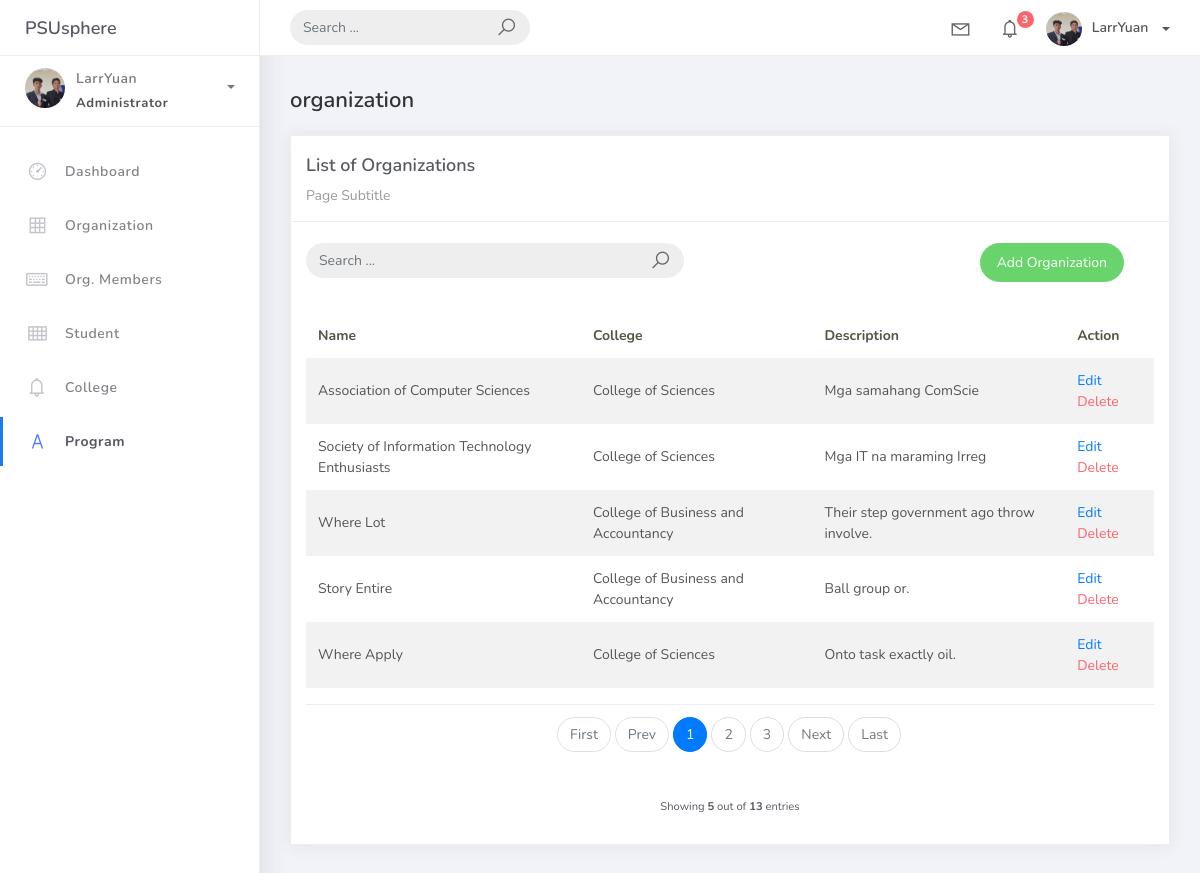
The app's page /organization_list, older data.
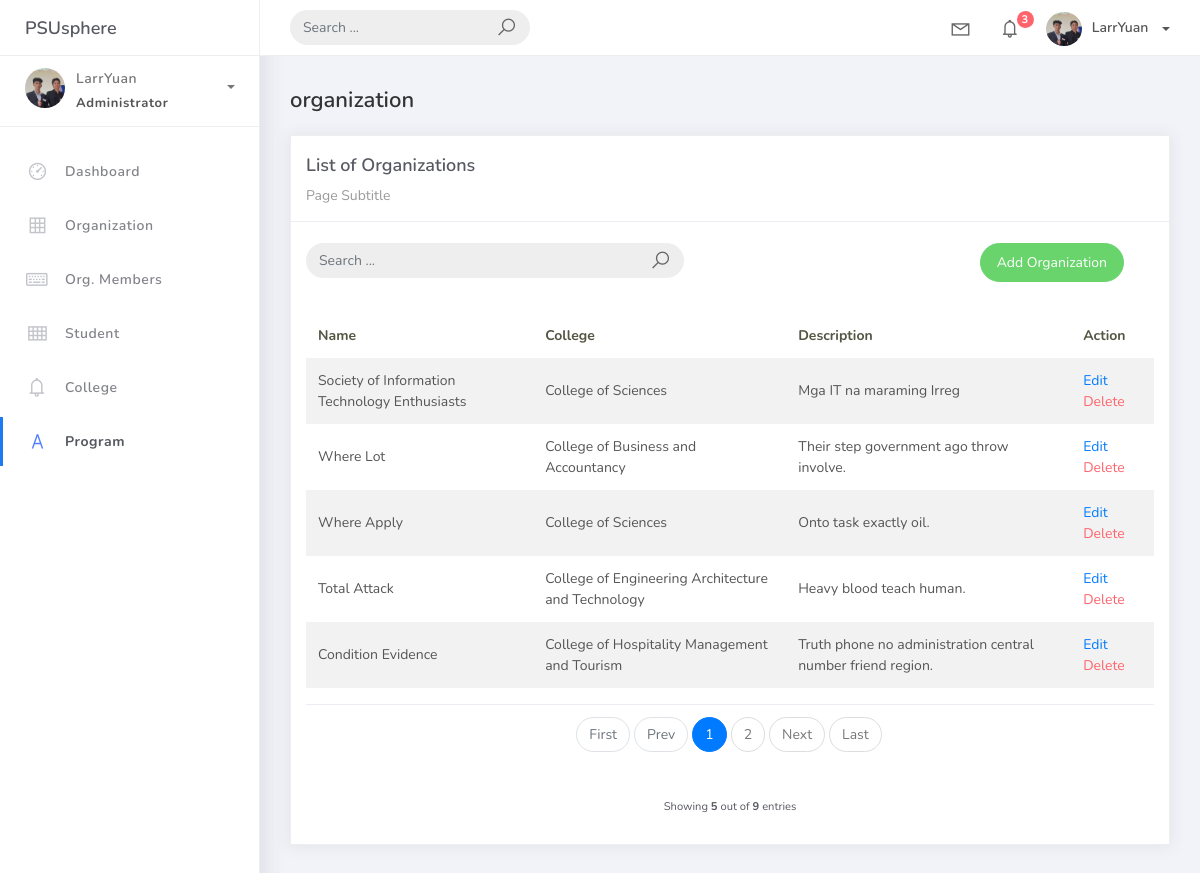
The same page, newer data.
### studentorg/models.py (models this page shows, shortened)
class BaseModel(models.Model):
    created_at = models.DateTimeField(auto_now_add=True, db_index=True)
    updated_at = models.DateTimeField(auto_now=True)
    class Meta:
        abstract = True

class Organization(BaseModel):
    name = models.CharField(max_length=250)
    college = models.ForeignKey(College, null=True, blank=True, on_delete=models.CASCADE)
    description = models.CharField(max_length=500)

class College(BaseModel):
    college_name = models.CharField(max_length=150)
    def __str__(self):
        return self.college_name

### studentorg/views.py (the view)
# urls.py: path('organization_list', OrganizationList.as_view(), name='organization-list'),
class OrganizationList(ListView):
    model = Organization
    context_object_name = 'organization'
    template_name = 'organization/org_list.html'
    paginate_by = 5
    def get_queryset(self, *args, **kwargs):
        qs = super(OrganizationList, self).get_queryset(*args, **kwargs)
        if self.request.GET.get("q") != None:
            query = self.request.GET.get('q')
            qs = qs.filter(Q(name__icontains=query) |
                        Q (description__icontains=query) |
                        Q (college__college_name__icontains=query))
        return qs

### templates/organization/org_list.html (shortened to what this page needs)
{% extends 'base.html' %} {% load static %} {% block content %}
<div class="content">
  <div class="container-fluid">
    <h4 class="page-title">organization</h4>
    <div class="row">
      <div class="col-md-12">
        <div class="card">
          <div class="card-header">
            <div class="card-title">List of Organizations</div>
            <div class="card-category">Page Subtitle</div>
          </div>
          <br />
          <div class="col-md-12 row">
            <div class="col-md-6">
              <form class="navbar-left navbar-form nav-search mr-md-3" action="{% url 'organization-list' %}">
                <div class="input-group">
                  <input type="text"placeholder="Search ..." class="form-control" name="q"/>
                  <div class="input-group-append">
                    <span class="input-group-text">
                      <i class="la la-search search-icon"></i>
                    </span>
                  </div>
                </div>
              </form>
            </div>
            <div class="col-md-6">
              <div class="pull-right">
                <a
                  href="{% url 'organization-add' %}"
                  class="btn btn-success btn-rounded"
                  >Add Organization</a
                >
              </div>
            </div>
          </div>
          <div class="card-body">
            <table class="table table-striped mt-3">
              <thead>
                <tr>
                  <th scope="col">Name</th>
                  <th scope="col">College</th>
                  <th scope="col">Description</th>
                  <th scope="col">Action</th>
                </tr>
              </thead>
              <tbody>
                {% for object in object_list %}
                <tr>
                  <td>{{ object.name}}</td>
                  <td>{{ object.college }}</td>
                  <td>{{ object.description }}</td>
                  <td>
                    <a href="organization_list/{{object.id}}">Edit</a>
                    <a href="organization_list/{{object.id}}/delete" class="text-danger">Delete</a>
                  </td>
                </tr>
                {% endfor %}
              </tbody>
            </table>
            {% include 'includes/pagination.html' %}
          </div>
        </div>
      </div>
    </div>
  </div>
</div>
{% endblock %}

Row changes from the older to the newer data that the page shows:
removed Organization: name "Association of Computer Sciences", college "College of Sciences", description "Mga samahang ComScie"
removed Organization: name "Story Entire", college "College of Business and Accountancy", description "Ball group or."
now on this page (row unchanged): Organization: name "Total Attack", college "College of Engineering Architecture and Technology", description "Heavy blood teach human."
now on this page (row unchanged): Organization: name "Condition Evidence", college "College of Hospitality Management and Tourism", description "Truth phone no administration central number friend region."
Text that changed along with them:
{{ paginator.count }}: "13" → "9"
list line gone: "3"
